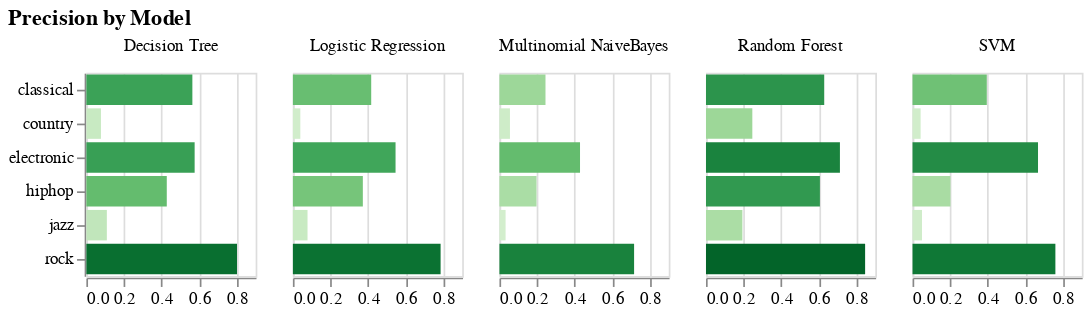

Write notebook code for a chart like this one.
### Code cell
#bar chart for precision scores by model 
alt.Chart(summary_precision).mark_bar().encode(
    x=alt.X('amount:Q', title=None),
    y=alt.Y('type:N', title=None),
    color=alt.Color('amount:Q', legend=None, scale=alt.Scale(scheme='greens')),
    column=alt.Column('index', title=None)).transform_fold(
        as_=['type',
             'amount'], fold=in_scope_labels).properties(width=100,
                                                title='Precision by Model')

### Figure 1 — Vega specification as saved in the notebook (floating-point values rounded to 4 significant figures)
{"$schema": "https://vega.github.io/schema/vega/v5.json", "data": [{"name": "source_0", "values": [{"index": "Random Forest", "classical": 0.6286, "country": 0.2464, "electronic": 0.712, "hiphop": 0.6057, "jazz": 0.1935, "rock": 0.846, "accuracy": 0.7341, "macro avg": 0.5387, "weighted avg": 0.7457, "0": null, "1": null, "2": null, "3": null, "4": null, "5": null, "type": "rock", "amount": 0.846, "amount_start": 0.0, "amount_end": 0.846}, {"index": "Random Forest", "classical": 0.6286, "country": 0.2464, "electronic": 0.712, "hiphop": 0.6057, "jazz": 0.1935, "rock": 0.846, "accuracy": 0.7341, "macro avg": 0.5387, "weighted avg": 0.7457, "0": null, "1": null, "2": null, "3": null, "4": null, "5": null, "type": "electronic", "amount": 0.712, "amount_start": 0.0, "amount_end": 0.712}, {"index": "Random Forest", "classical": 0.6286, "country": 0.2464, "electronic": 0.712, "hiphop": 0.6057, "jazz": 0.1935, "rock": 0.846, "accuracy": 0.7341, "macro avg": 0.5387, "weighted avg": 0.7457, "0": null, "1": null, "2": null, "3": null, "4": null, "5": null, "type": "hiphop", "amount": 0.6057, "amount_start": 0.0, "amount_end": 0.6057}, {"index": "Random Forest", "classical": 0.6286, "country": 0.2464, "electronic": 0.712, "hiphop": 0.6057, "jazz": 0.1935, "rock": 0.846, "accuracy": 0.7341, "macro avg": 0.5387, "weighted avg": 0.7457, "0": null, "1": null, "2": null, "3": null, "4": null, "5": null, "type": "classical", "amount": 0.6286, "amount_start": 0.0, "amount_end": 0.6286}, {"index": "Random Forest", "classical": 0.6286, "country": 0.2464, "electronic": 0.712, "hiphop": 0.6057, "jazz": 0.1935, "rock": 0.846, "accuracy": 0.7341, "macro avg": 0.5387, "weighted avg": 0.7457, "0": null, "1": null, "2": null, "3": null, "4": null, "5": null, "type": "jazz", "amount": 0.1935, "amount_start": 0.0, "amount_end": 0.1935}, {"index": "Random Forest", "classical": 0.6286, "country": 0.2464, "electronic": 0.712, "hiphop": 0.6057, "jazz": 0.1935, "rock": 0.846, "accuracy": 0.7341, "macro avg": 0.5387, "weighted avg": 0.7457, "0": null, "1": null, "2": null, "3": null, "4": null, "5": null, "type": "country", "amount": 0.2464, "amount_start": 0.0, "amount_end": 0.2464}, {"index": "Decision Tree", "classical": 0.5636, "country": 0.07772, "electronic": 0.5757, "hiphop": 0.4276, "jazz": 0.109, "rock": 0.8009, "accuracy": 0.601, "macro avg": 0.4258, "weighted avg": 0.6541, "0": null, "1": null, "2": null, "3": null, "4": null, "5": null, "type": "rock", "amount": 0.8009, "amount_start": 0.0, "amount_end": 0.8009}, {"index": "Decision Tree", "classical": 0.5636, "country": 0.07772, "electronic": 0.5757, "hiphop": 0.4276, "jazz": 0.109, "rock": 0.8009, "accuracy": 0.601, "macro avg": 0.4258, "weighted avg": 0.6541, "0": null, "1": null, "2": null, "3": null, "4": null, "5": null, "type": "electronic", "amount": 0.5757, "amount_start": 0.0, "amount_end": 0.5757}, {"index": "Decision Tree", "classical": 0.5636, "country": 0.07772, "electronic": 0.5757, "hiphop": 0.4276, "jazz": 0.109, "rock": 0.8009, "accuracy": 0.601, "macro avg": 0.4258, "weighted avg": 0.6541, "0": null, "1": null, "2": null, "3": null, "4": null, "5": null, "type": "hiphop", "amount": 0.4276, "amount_start": 0.0, "amount_end": 0.4276}, {"index": "Decision Tree", "classical": 0.5636, "country": 0.07772, "electronic": 0.5757, "hiphop": 0.4276, "jazz": 0.109, "rock": 0.8009, "accuracy": 0.601, "macro avg": 0.4258, "weighted avg": 0.6541, "0": null, "1": null, "2": null, "3": null, "4": null, "5": null, "type": "classical", "amount": 0.5636, "amount_start": 0.0, "amount_end": 0.5636}, {"index": "Decision Tree", "classical": 0.5636, "country": 0.07772, "electronic": 0.5757, "hiphop": 0.4276, "jazz": 0.109, "rock": 0.8009, "accuracy": 0.601, "macro avg": 0.4258, "weighted avg": 0.6541, "0": null, "1": null, "2": null, "3": null, "4": null, "5": null, "type": "jazz", "amount": 0.109, "amount_start": 0.0, "amount_end": 0.109}, {"index": "Decision Tree", "classical": 0.5636, "country": 0.07772, "electronic": 0.5757, "hiphop": 0.4276, "jazz": 0.109, "rock": 0.8009, "accuracy": 0.601, "macro avg": 0.4258, "weighted avg": 0.6541, "0": null, "1": null, "2": null, "3": null, "4": null, "5": null, "type": "country", "amount": 0.07772, "amount_start": 0.0, "amount_end": 0.07772}, {"index": "SVM", "classical": 0.3948, "country": 0.04305, "electronic": 0.6671, "hiphop": 0.2017, "jazz": 0.05048, "rock": 0.7594, "accuracy": 0.3801, "macro avg": 0.3528, "weighted avg": 0.6262, "0": null, "1": null, "2": null, "3": null, "4": null, "5": null, "type": "rock", "amount": 0.7594, "amount_start": 0.0, "amount_end": 0.7594}, {"index": "SVM", "classical": 0.3948, "country": 0.04305, "electronic": 0.6671, "hiphop": 0.2017, "jazz": 0.05048, "rock": 0.7594, "accuracy": 0.3801, "macro avg": 0.3528, "weighted avg": 0.6262, "0": null, "1": null, "2": null, "3": null, "4": null, "5": null, "type": "electronic", "amount": 0.6671, "amount_start": 0.0, "amount_end": 0.6671}, {"index": "SVM", "classical": 0.3948, "country": 0.04305, "electronic": 0.6671, "hiphop": 0.2017, "jazz": 0.05048, "rock": 0.7594, "accuracy": 0.3801, "macro avg": 0.3528, "weighted avg": 0.6262, "0": null, "1": null, "2": null, "3": null, "4": null, "5": null, "type": "hiphop", "amount": 0.2017, "amount_start": 0.0, "amount_end": 0.2017}, {"index": "SVM", "classical": 0.3948, "country": 0.04305, "electronic": 0.6671, "hiphop": 0.2017, "jazz": 0.05048, "rock": 0.7594, "accuracy": 0.3801, "macro avg": 0.3528, "weighted avg": 0.6262, "0": null, "1": null, "2": null, "3": null, "4": null, "5": null, "type": "classical", "amount": 0.3948, "amount_start": 0.0, "amount_end": 0.3948}, {"index": "SVM", "classical": 0.3948, "country": 0.04305, "electronic": 0.6671, "hiphop": 0.2017, "jazz": 0.05048, "rock": 0.7594, "accuracy": 0.3801, "macro avg": 0.3528, "weighted avg": 0.6262, "0": null, "1": null, "2": null, "3": null, "4": null, "5": null, "type": "jazz", "amount": 0.05048, "amount_start": 0.0, "amount_end": 0.05048}, {"index": "SVM", "classical": 0.3948, "country": 0.04305, "electronic": 0.6671, "hiphop": 0.2017, "jazz": 0.05048, "rock": 0.7594, "accuracy": 0.3801, "macro avg": 0.3528, "weighted avg": 0.6262, "0": null, "1": null, "2": null, "3": null, "4": null, "5": null, "type": "country", "amount": 0.04305, "amount_start": 0.0, "amount_end": 0.04305}, {"index": "Multinomial NaiveBayes", "classical": 0.2448, "country": 0.0559, "electronic": 0.4284, "hiphop": 0.1972, "jazz": 0.03272, "rock": 0.7158, "accuracy": 0.2893, "macro avg": 0.2791, "weighted avg": 0.5233, "0": null, "1": null, "2": null, "3": null, "4": null, "5": null, "type": "rock", "amount": 0.7158, "amount_start": 0.0, "amount_end": 0.7158}, {"index": "Multinomial NaiveBayes", "classical": 0.2448, "country": 0.0559, "electronic": 0.4284, "hiphop": 0.1972, "jazz": 0.03272, "rock": 0.7158, "accuracy": 0.2893, "macro avg": 0.2791, "weighted avg": 0.5233, "0": null, "1": null, "2": null, "3": null, "4": null, "5": null, "type": "electronic", "amount": 0.4284, "amount_start": 0.0, "amount_end": 0.4284}, {"index": "Multinomial NaiveBayes", "classical": 0.2448, "country": 0.0559, "electronic": 0.4284, "hiphop": 0.1972, "jazz": 0.03272, "rock": 0.7158, "accuracy": 0.2893, "macro avg": 0.2791, "weighted avg": 0.5233, "0": null, "1": null, "2": null, "3": null, "4": null, "5": null, "type": "hiphop", "amount": 0.1972, "amount_start": 0.0, "amount_end": 0.1972}, {"index": "Multinomial NaiveBayes", "classical": 0.2448, "country": 0.0559, "electronic": 0.4284, "hiphop": 0.1972, "jazz": 0.03272, "rock": 0.7158, "accuracy": 0.2893, "macro avg": 0.2791, "weighted avg": 0.5233, "0": null, "1": null, "2": null, "3": null, "4": null, "5": null, "type": "classical", "amount": 0.2448, "amount_start": 0.0, "amount_end": 0.2448}, {"index": "Multinomial NaiveBayes", "classical": 0.2448, "country": 0.0559, "electronic": 0.4284, "hiphop": 0.1972, "jazz": 0.03272, "rock": 0.7158, "accuracy": 0.2893, "macro avg": 0.2791, "weighted avg": 0.5233, "0": null, "1": null, "2": null, "3": null, "4": null, "5": null, "type": "jazz", "amount": 0.03272, "amount_start": 0.0, "amount_end": 0.03272}, {"index": "Multinomial NaiveBayes", "classical": 0.2448, "country": 0.0559, "electronic": 0.4284, "hiphop": 0.1972, "jazz": 0.03272, "rock": 0.7158, "accuracy": 0.2893, "macro avg": 0.2791, "weighted avg": 0.5233, "0": null, "1": null, "2": null, "3": null, "4": null, "5": null, "type": "country", "amount": 0.0559, "amount_start": 0.0, "amount_end": 0.0559}, {"index": "Logistic Regression", "classical": 0.4164, "country": 0.03956, "electronic": 0.5457, "hiphop": 0.3718, "jazz": 0.07778, "rock": 0.7852, "accuracy": 0.5227, "macro avg": 0.3727, "weighted avg": 0.6229, "0": null, "1": null, "2": null, "3": null, "4": null, "5": null, "type": "rock", "amount": 0.7852, "amount_start": 0.0, "amount_end": 0.7852}, {"index": "Logistic Regression", "classical": 0.4164, "country": 0.03956, "electronic": 0.5457, "hiphop": 0.3718, "jazz": 0.07778, "rock": 0.7852, "accuracy": 0.5227, "macro avg": 0.3727, "weighted avg": 0.6229, "0": null, "1": null, "2": null, "3": null, "4": null, "5": null, "type": "electronic", "amount": 0.5457, "amount_start": 0.0, "amount_end": 0.5457}, {"index": "Logistic Regression", "classical": 0.4164, "country": 0.03956, "electronic": 0.5457, "hiphop": 0.3718, "jazz": 0.07778, "rock": 0.7852, "accuracy": 0.5227, "macro avg": 0.3727, "weighted avg": 0.6229, "0": null, "1": null, "2": null, "3": null, "4": null, "5": null, "type": "hiphop", "amount": 0.3718, "amount_start": 0.0, "amount_end": 0.3718}, {"index": "Logistic Regression", "classical": 0.4164, "country": 0.03956, "electronic": 0.5457, "hiphop": 0.3718, "jazz": 0.07778, "rock": 0.7852, "accuracy": 0.5227, "macro avg": 0.3727, "weighted avg": 0.6229, "0": null, "1": null, "2": null, "3": null, "4": null, "5": null, "type": "classical", "amount": 0.4164, "amount_start": 0.0, "amount_end": 0.4164}, {"index": "Logistic Regression", "classical": 0.4164, "country": 0.03956, "electronic": 0.5457, "hiphop": 0.3718, "jazz": 0.07778, "rock": 0.7852, "accuracy": 0.5227, "macro avg": 0.3727, "weighted avg": 0.6229, "0": null, "1": null, "2": null, "3": null, "4": null, "5": null, "type": "jazz", "amount": 0.07778, "amount_start": 0.0, "amount_end": 0.07778}, {"index": "Logistic Regression", "classical": 0.4164, "country": 0.03956, "electronic": 0.5457, "hiphop": 0.3718, "jazz": 0.07778, "rock": 0.7852, "accuracy": 0.5227, "macro avg": 0.3727, "weighted avg": 0.6229, "0": null, "1": null, "2": null, "3": null, "4": null, "5": null, "type": "country", "amount": 0.03956, "amount_start": 0.0, "amount_end": 0.03956}]}, {"name": "column_domain", "values": [{"index": "Random Forest", "count": 6}, {"index": "Decision Tree", "count": 6}, {"index": "SVM", "count": 6}, {"index": "Multinomial NaiveBayes", "count": 6}, {"index": "Logistic Regression", "count": 6}]}, {"name": "source_0_y_domain_type", "values": [{"type": "rock"}, {"type": "electronic"}, {"type": "hiphop"}, {"type": "classical"}, {"type": "jazz"}, {"type": "country"}]}, {"name": "source_0_color_domain_amount", "values": [{"min": 0.03272, "max": 0.846}]}], "signals": [{"name": "child_width", "value": 100}, {"name": "y_step", "value": 20}, {"name": "child_height", "update": "bandspace(domain('y').length, 0.1, 0.05) * y_step"}], "marks": [{"type": "group", "name": "row_header", "encode": {"update": {"height": {"signal": "child_height"}}}, "axes": [{"scale": "y", "orient": "left", "grid": false, "zindex": 0}], "role": "row-header"}, {"type": "group", "name": "column_header", "from": {"data": "column_domain"}, "sort": {"field": "datum[\"index\"]", "order": "ascending"}, "encode": {"update": {"width": {"signal": "child_width"}}}, "title": {"text": {"signal": "isValid(parent[\"index\"]) ? parent[\"index\"] : \"\"+parent[\"index\"]"}, "style": "guide-label", "frame": "group", "offset": 10}, "role": "column-header"}, {"type": "group", "name": "column_footer", "from": {"data": "column_domain"}, "sort": {"field": "datum[\"index\"]", "order": "ascending"}, "encode": {"update": {"width": {"signal": "child_width"}}}, "axes": [{"scale": "x", "orient": "bottom", "labelFlush": true, "tickCount": {"signal": "ceil(child_width/40)"}, "labelOverlap": true, "zindex": 0, "grid": false}], "role": "column-footer"}, {"type": "group", "name": "cell", "from": {"facet": {"data": "source_0", "name": "facet", "groupby": ["index"]}}, "sort": {"field": ["datum[\"index\"]"], "order": ["ascending"]}, "encode": {"update": {"width": {"signal": "child_width"}, "height": {"signal": "child_height"}}}, "marks": [{"type": "rect", "name": "child_marks", "from": {"data": "facet"}, "encode": {"update": {"x2": {"field": "amount_start", "scale": "x"}, "height": {"signal": "max(0.25, bandwidth('y'))"}, "x": {"field": "amount_end", "scale": "x"}, "fill": {"field": "amount", "scale": "color"}, "y": {"field": "type", "scale": "y"}}}, "style": ["bar"]}], "axes": [{"scale": "x", "zindex": 0, "domain": false, "minExtent": 0, "gridScale": "y", "grid": true, "tickCount": {"signal": "ceil(child_width/40)"}, "orient": "bottom", "maxExtent": 0, "ticks": false, "labels": false, "aria": false}], "style": "cell"}], "scales": [{"name": "x", "type": "linear", "domain": {"data": "source_0", "fields": ["amount_start", "amount_end"]}, "range": [0, {"signal": "child_width"}], "nice": true, "zero": true}, {"name": "y", "type": "band", "domain": {"data": "source_0_y_domain_type", "field": "type", "sort": true}, "range": {"step": {"signal": "y_step"}}, "paddingInner": 0.1, "paddingOuter": 0.05}, {"name": "color", "type": "linear", "domain": [{"signal": "(data(\"source_0_color_domain_amount\")[0] || {}).min"}, {"signal": "(data(\"source_0_color_domain_amount\")[0] || {}).max"}], "range": {"scheme": "greens"}, "interpolate": "hcl", "zero": false}], "title": {"text": "Precision by Model", "anchor": "start"}, "padding": 5, "layout": {"padding": 20, "columns": {"signal": "length(data('column_domain'))"}, "bounds": "full", "align": "all"}, "background": "white"}
